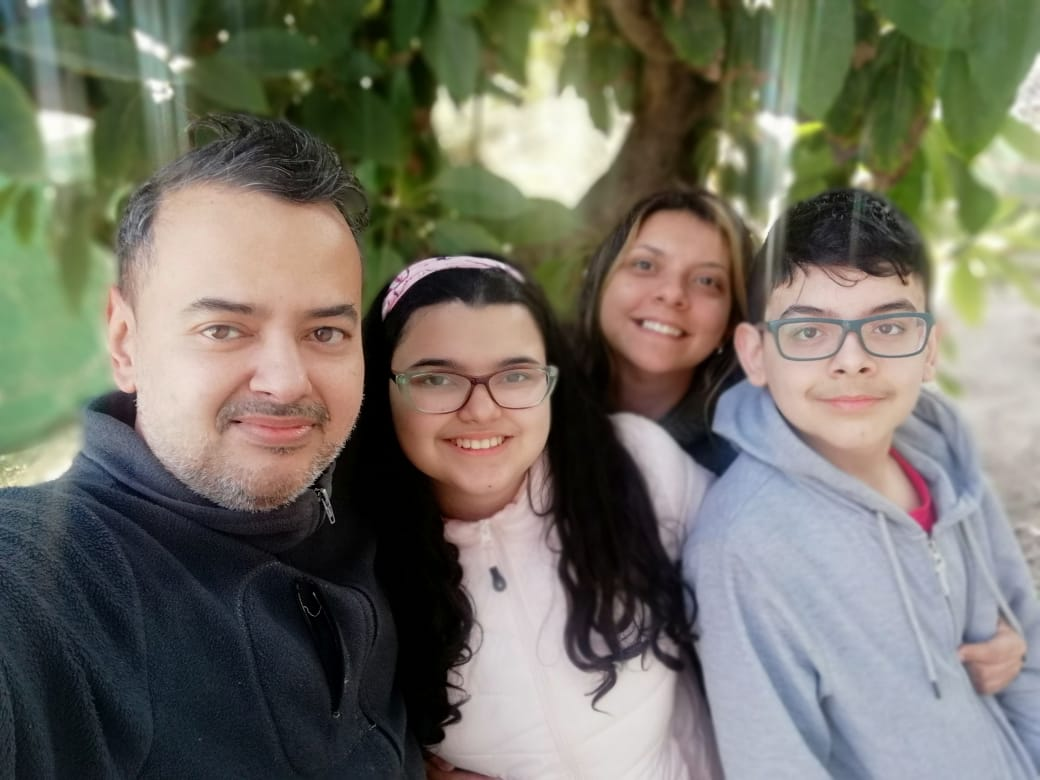
#> input picture fam_uno.jpeg, 1040 x 780 px
$ python 01caras_cv3.py fam_uno.jpeg   (older library calls are emulated)
#> lines starting #> are read from the running program, lines starting #| are printed output that depends on the picture; after the words box and inside, x2 and y2 are one past the last pixel; in counts of white or black regions, pixels touching at a corner belong together
import cv2
import sys

# Get user supplied values
imagePath = sys.argv[1]
cascPath = "03haarcascade_frontalface_default.xml"

# Create the haar cascade
faceCascade = cv2.CascadeClassifier(cascPath)

# Read the image
image = cv2.imread(imagePath)
#> image is the input picture: shape (780, 1040, 3); mean B, G, R 102.1, 114.1, 116.1
gray = cv2.cvtColor(image, cv2.COLOR_BGR2GRAY)
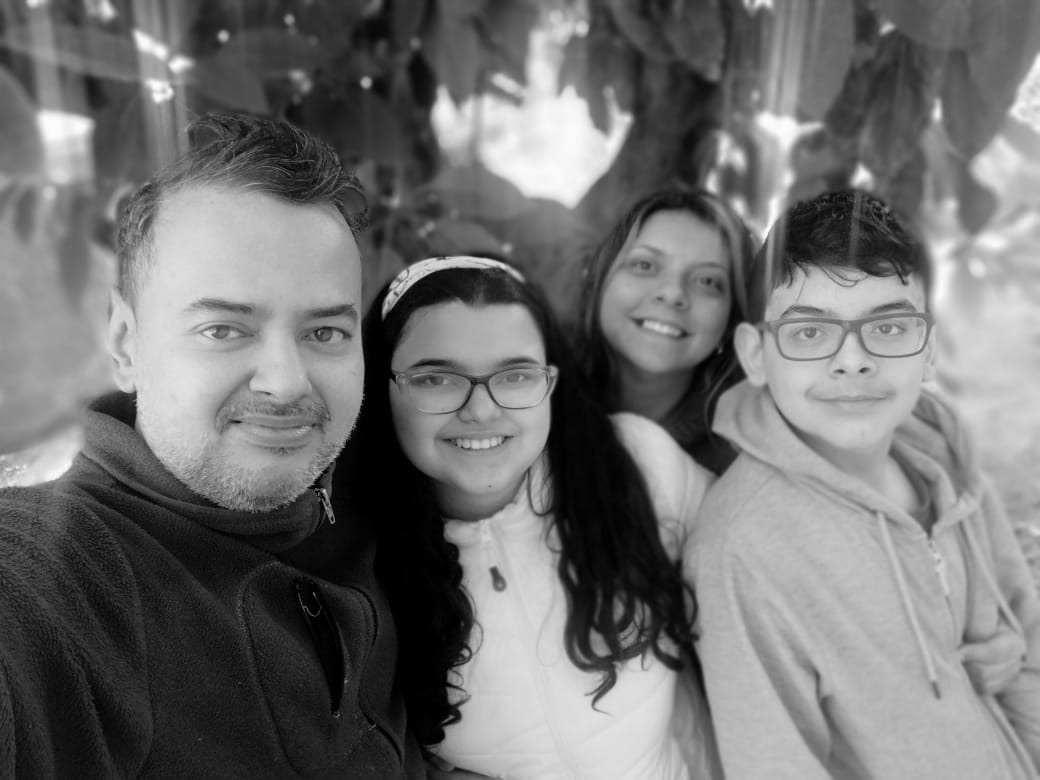
#> gray: shape (780, 1040); min 0, max 254, mean 113.3

# Detect faces in the image
faces = faceCascade.detectMultiScale(
    gray,
    scaleFactor=1.27,
    minNeighbors=10,
    minSize=(30, 30)
    #flags = cv2.CV_HAAR_SCALE_IMAGE
)
#> faces = [[595, 218, 143, 143], [381, 308, 179, 179], [748, 255, 196, 196], [143, 227, 261, 261]]

print("Found {0} faces!".format(len(faces)))
#| Found 4 faces!

# Draw a rectangle around the faces
for (x, y, w, h) in faces:
    cv2.rectangle(image, (x, y), (x+w, y+h), (48, 154, 248), 17)
#> this loop made 4 passes
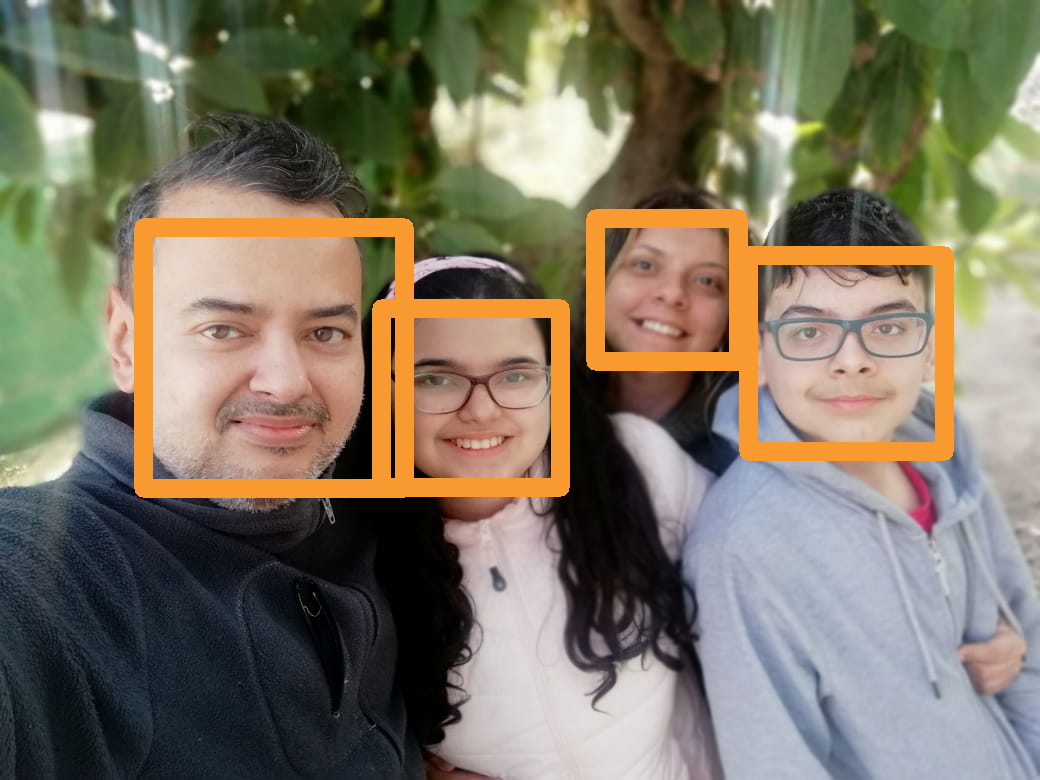
#> image: shape (780, 1040, 3); 6.98% of pixels changed, all inside (x1, y1, x2, y2) = (134, 209, 954, 498)

cv2.imshow("Faces found", image)
cv2.waitKey(0)

$ run again, on xcaptura-WEBCAM.png
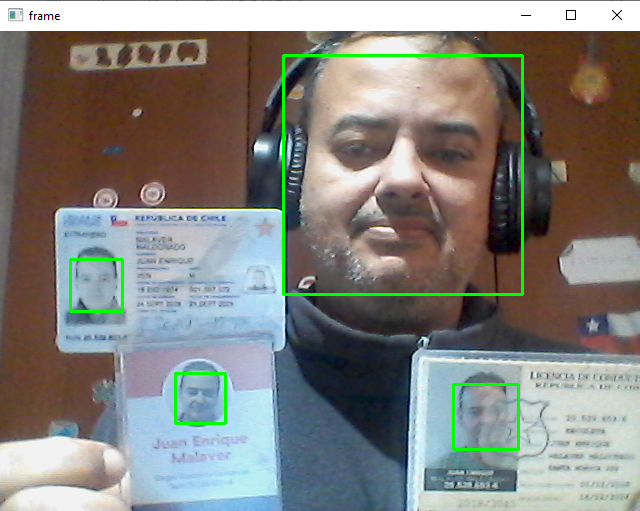
#> input picture xcaptura-WEBCAM.png, 640 x 511 px
#> image is the input picture: shape (511, 640, 3); mean B, G, R 125.8, 130, 130.3
#> `gray = cv2.cvtColor(image, cv2.COLOR_BGR2GRAY)`:
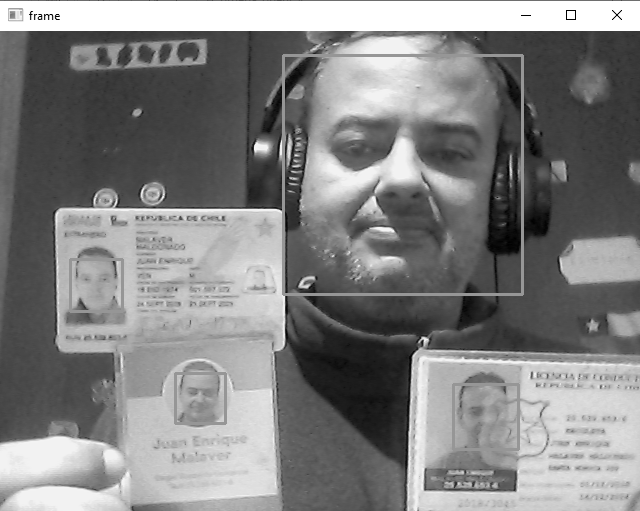
#> gray: shape (511, 640); min 0, max 255, mean 129.6
#> faces = [[71, 259, 49, 49], [177, 374, 47, 47], [286, 54, 238, 238]]
#| Found 3 faces!
#> the loop `for (x, y, w, h) in faces:` made 3 passes
#> after the loop `for (x, y, w, h) in faces:`:
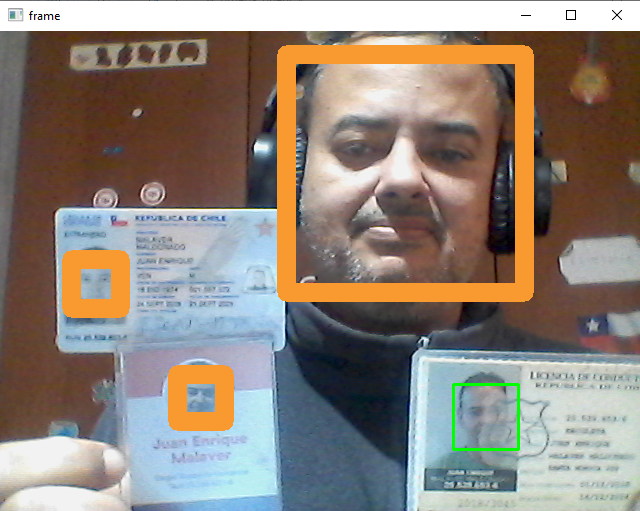
#> image: shape (511, 640, 3); 7.66% of pixels changed, all inside (x1, y1, x2, y2) = (62, 45, 534, 431)
